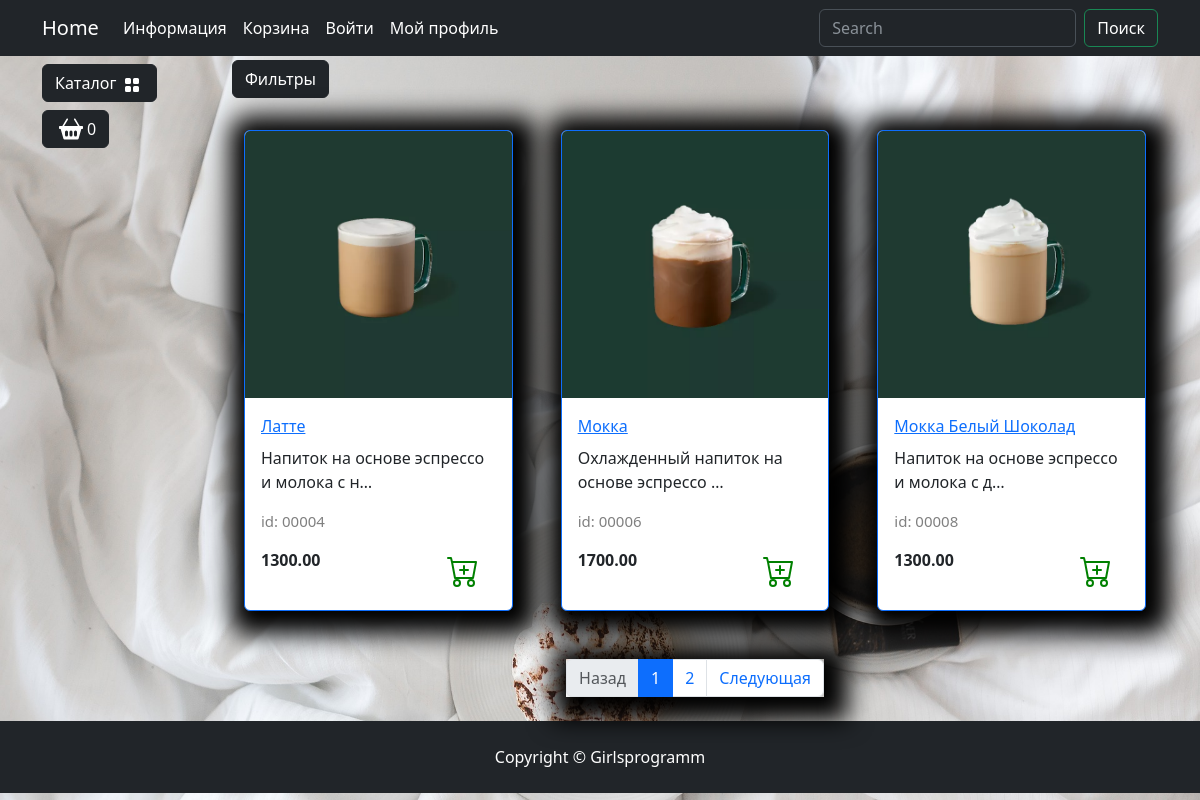
Screenshot of /catalog/na-osnove-espresso/ with the database file from the repository.
### goods/models.py (models this page shows, shortened)
class Products(models.Model):
    name = models.CharField(max_length=150, unique=True, verbose_name='Название')
    slug = models.SlugField(max_length=200, unique=True, blank=True, null=True, verbose_name='URL')
    description = models.TextField(blank=True, null=True, verbose_name='Описание')
    image = models.ImageField(upload_to='goods_images', blank=True, null=True, verbose_name='Изображение')
    price = models.DecimalField(default=0.00, max_digits=7, decimal_places=2, verbose_name='Цена')
    discount = models.DecimalField(default=0.00, max_digits=4, decimal_places=2, verbose_name='Скидка в %')
    quantity = models.PositiveIntegerField(default=0, verbose_name='Количество')
    category = models.ForeignKey(to=Categories, on_delete=models.CASCADE, verbose_name='Категория')
    class Meta:
        db_table: str = 'product'
        verbose_name = 'Продукт'
        verbose_name_plural = 'Продукты'
        ordering = ("id",)
    def display_id(self):
        return f"{self.id:05}"

### goods/views.py (the view)
# urls.py: path('catalog/', include('goods.urls', namespace='catalog')),
def catalog(request, category_slug=None):
    page = request.GET.get('page', 1)
    on_sale = request.GET.get('on_sale', None)
    order_by = request.GET.get('order_by', None)
    query = request.GET.get('q', None)
    if category_slug == "allcoffee":
        goods = Products.objects.all()
    elif query:
        goods = q_search(query)
    else:
        goods = get_list_or_404(Products.objects.filter(category__slug=category_slug))
    if on_sale:
        goods = goods.filter(discount__gt=0)
    if order_by and order_by != "default":
        goods = goods.order_by(order_by)
    paginator = Paginator(goods, 3)
    current_page = paginator.page(int(page))
    context = {
        "title": "coffee - Каталог",
        "goods": current_page,
        "slug_url": category_slug
    }
    return render(request, "goods/catalog.html", context)

### goods/templatetags/goods_tags.py (called while the page is built)
@register.simple_tag()
def tag_categories():
    return Categories.objects.all()

@register.simple_tag(takes_context=True)
def change_params(context, **kwargs):
    query = context['request'].GET.dict()
    query.update(kwargs)
    return urlencode(query)

### goods/templates/goods/catalog.html (shortened to what this page needs)
{% extends "base.html" %}
{% load static %}
{% load goods_tags %}
{% block content %}
<div class="row">
    <div class="dropdown mb-2">
        <button class="btn btn-secondary dropdown-toggle btn-dark" type="button" data-bs-toggle="dropdown"
            aria-expanded="false">
            Фильтры
        </button>
    </div>
    {% for product in goods %}
    <div class="col-lg-4 col-md-6 p-4">
        <div class="card border-primary rounded custom-shadow">
            {% if product.image %}
                <img src="{{ product.image.url }}" class="card-img-top" alt="{{ product.name }}">
            {% else %}
                <img src="{% static "deps/images/Not found image.png" %}" class="card-img-top" alt="...">
            {% endif %}
            <div class="card-body">
                <a href="{% url "catalog:product" product.slug %}">
                    <p class="card-title">
                        {% autoescape off %}
                            {% if product.headline%}
                            {{product.headline}}
                            {% else %}
                            {{ product.name }}
                            {% endif %}
                        {% endautoescape %}
                    </p>
                </a>
                <p class="card-text">
                    {% autoescape off %}
                        {% if product.bodyline%}
                        {{product.bodyline|truncatechars:100}}
                        {% else %}
                        {{ product.description|truncatechars:40 }}
                        {% endif %}
                    {% endautoescape %}
                </p>
                <p class="product_id">id: {{ product.display_id }}</p>
                <div class="d-flex justify-content-between">
                    {% if product.discount %}
                        <p><s>{{product.price}}</s> тг</p>
                        <p><strong>{{ product.sell_price }} тг</strong></p>
                        <span class="badge bg-warning text-dark">{{ product.discount }} %</span>
                    {% else %}
                        <p><strong>{{ product.price }}</strong></p>
                    {% endif %}
                    <a href="#" class="btn add-to-cart">
                        <img class="mx-1" src="{% static "deps/icons/cart-plus.svg" %}" alt="Catalog Icon"
                            width="32" height="32">
                    </a>
                </div>
            </div>
        </div>
    </div>
    {% endfor %}
</div>
{% if goods %}
<nav aria-label="Page navigation example">
    <ul class="pagination justify-content-center my-4">
        <div class="custom-shadow d-flex">
            <li class="page-item {% if not goods.has_previous %}disabled{% endif %}">
              <a class="page-link" href="{% if goods.has_previous %}?{% change_params page=goods.previous_page_number %}{% else %}#{% endif %}">Назад</a>
            </li>
             {% for page in goods.paginator.page_range %}
             {% if page >= goods.number|add:-2 and page <= goods.number|add:2 %}
                <li class="page-item {% if goods.number == page %}active{% endif %}">
                    <a class="page-link" href="?{% change_params page=page %}">{{ page }}</a>
                </li>
            {% endif %}
            {% endfor %}
            <li class="page-item {% if not goods.has_next %}disabled{% endif %}">
                <a class="page-link" href="{% if goods.has_next %}?{% change_params page=goods.next_page_number %}{% else %}#{% endif %}">Следующая</a>
              </li>
        </div>
    </ul>
</nav>
{% endif %}
{% endblock %}
{% block footer %}
<footer class="py-4 bg-dark">
    <div class="container">
        <p class="m-0 text-center text-white">Copyright &copy; Girlsprogramm</p>
    </div>
</footer>
{% endblock %}

### main/static/deps/css/my_css.css (style rules this page uses)
body { background-image: url("../images/coffee-image.jpg"); background-repeat: no-repeat; background-attachment: fixed; background-position: center center; background-size: cover; height: 100%; }
.dropdown-toggle::after { content: none; }
.custom-shadow { box-shadow: 5px 5px 25px 19px #000000; }
.product_id { color: gray; font-size: 15px; }

### rows the page displays
Products: image (picture), name "Латте", description "Напиток на основе эспрессо и молока с н…", display_id "00004", price "1300.00"
Products: image (picture), name "Мокка", description "Охлажденный напиток на основе эспрессо …", display_id "00006", price "1700.00"
Products: image (picture), name "Мокка Белый Шоколад", description "Напиток на основе эспрессо и молока с д…", display_id "00008", price "1300.00"

### other values shown
{{ page }} "1" "2"
